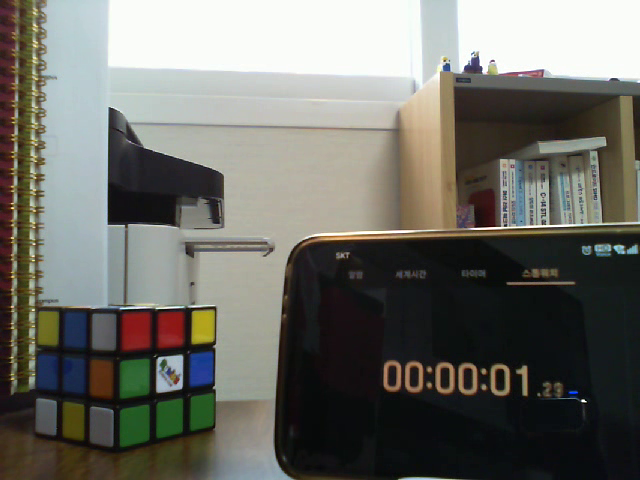
#> input picture frame 37 of main/ch04/stopwatch.avi, 640 x 480 px, given in place of vtest.mp4, which was not available
$ python video.py
#> lines starting #> are read from the running program, lines starting #| are printed output that depends on the picture
import numpy as np
import cv2


def camera_in():
    cap = cv2.VideoCapture("./main/ch04/vtest.mp4")

    if not cap.isOpened():
        print("Camera open failed!")
        return

    print("Frame width : ", int(cap.get(cv2.CAP_PROP_FRAME_WIDTH)))
    print("Frame height : ", int(cap.get(cv2.CAP_PROP_FRAME_HEIGHT)))

    while True:
        ret, frame = cap.read()
#> frame is the input picture: shape (480, 640, 3); mean B, G, R 102.8, 109.4, 109.6

        if not ret:
            break

        inversed = ~frame
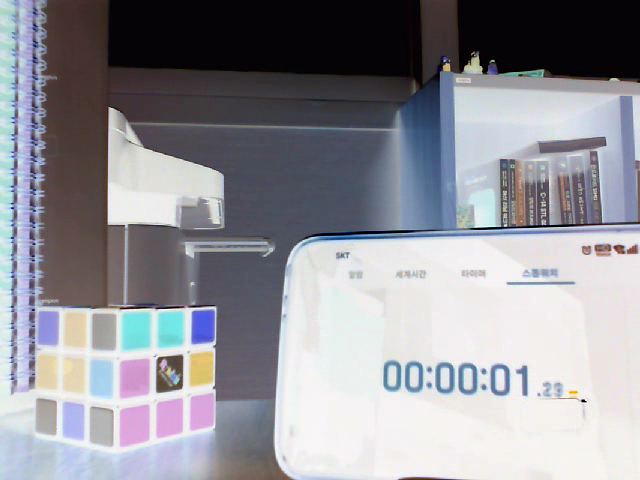
#> inversed: shape (480, 640, 3); mean B, G, R 152.2, 145.6, 145.4
        cv2.imshow("frame", frame)
        cv2.imshow("inversed", inversed)

        if cv2.waitKey(10) == 27:
#> (key Esc is pressed here)
            break

    cv2.destroyAllWindows()


def video_in():
    cap = cv2.VideoCapture("./main/ch04/stopwatch.avi")

    if not cap.isOpened():
        print("Video open failed!")
        return
    print("Frame width : ", int(cap.get(cv2.CAP_PROP_FRAME_WIDTH)))
    print("Frame height : ", int(cap.get(cv2.CAP_PROP_FRAME_HEIGHT)))
    print("Frame count : ", int(cap.get(cv2.CAP_PROP_FRAME_COUNT)))

    fps = cap.get(cv2.CAP_PROP_FPS)
    print("FPS : ", fps)

    delay = round(1000 / fps)

    while True:
        ret, frame = cap.read()

        if not ret:
            break
        inversed = ~frame

        cv2.imshow("frame", frame)
        cv2.imshow("inversed", inversed)

        if cv2.waitKey(delay) == 27:
#> (key Esc is pressed here)
            break
    cv2.destroyAllWindows()


def camera_in_video_out():
    cap = cv2.VideoCapture("./main/ch04/vtest.mp4")

    if not cap.isOpened():
        print("Camera open failed!")
        return
    w = round(cap.get(cv2.CAP_PROP_FRAME_WIDTH))
    h = round(cap.get(cv2.CAP_PROP_FRAME_HEIGHT))
    fps = cap.get(cv2.CAP_PROP_FPS)

    fourcc = cv2.VideoWriter_fourcc(*"DIVX")  # *'DIVX' == 'D', 'I', 'V', 'X'
    delay = round(1000 / fps)

    outputVideo = cv2.VideoWriter("output.avi", fourcc, fps, (w, h))

    if not outputVideo.isOpened():
        print("File open failed!")
        return

    while True:
        ret, frame = cap.read()

        if not ret:
            break
        inversed = ~frame

        outputVideo.write(inversed)

        cv2.imshow("frame", frame)
        cv2.imshow("inversed", inversed)

        cv2.imshow("frame", frame)
        cv2.imshow("inversed", inversed)

        if cv2.waitKey(delay) == 27:
#> (key Esc is pressed here)
            break

    cv2.destroyAllWindows()


if __name__ == "__main__":
    camera_in()
    video_in()
    camera_in_video_out()

$ run again, starting later in the video
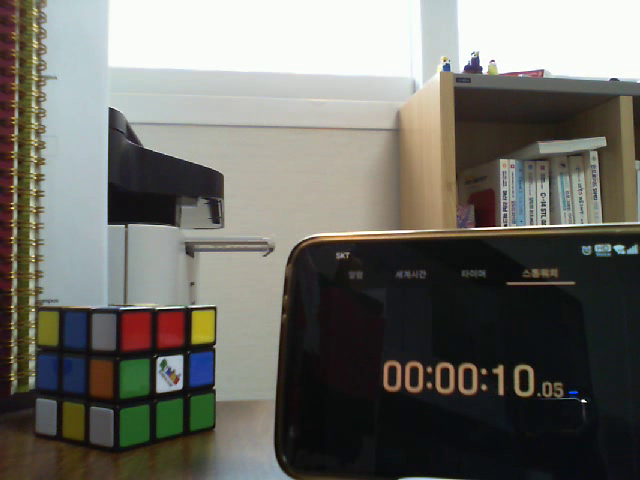
#> input picture frame 302 of main/ch04/stopwatch.avi, 640 x 480 px, given in place of vtest.mp4, which was not available
#> in camera_in, frame is the input picture: shape (480, 640, 3); mean B, G, R 103.1, 109.5, 110.2
#> in camera_in, `inversed = ~frame`:
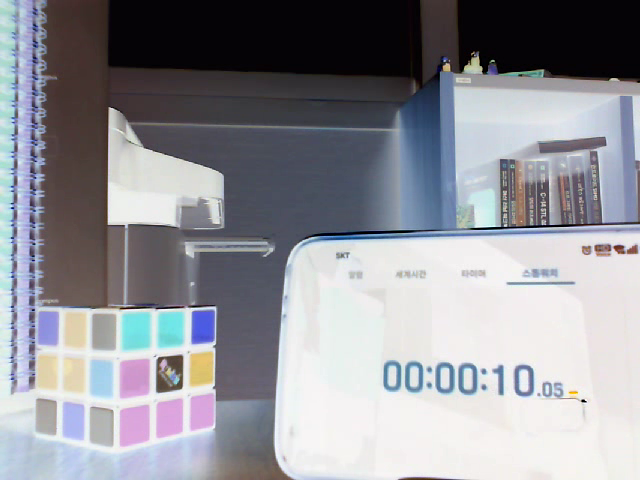
#> inversed: shape (480, 640, 3); mean B, G, R 151.9, 145.5, 144.8
